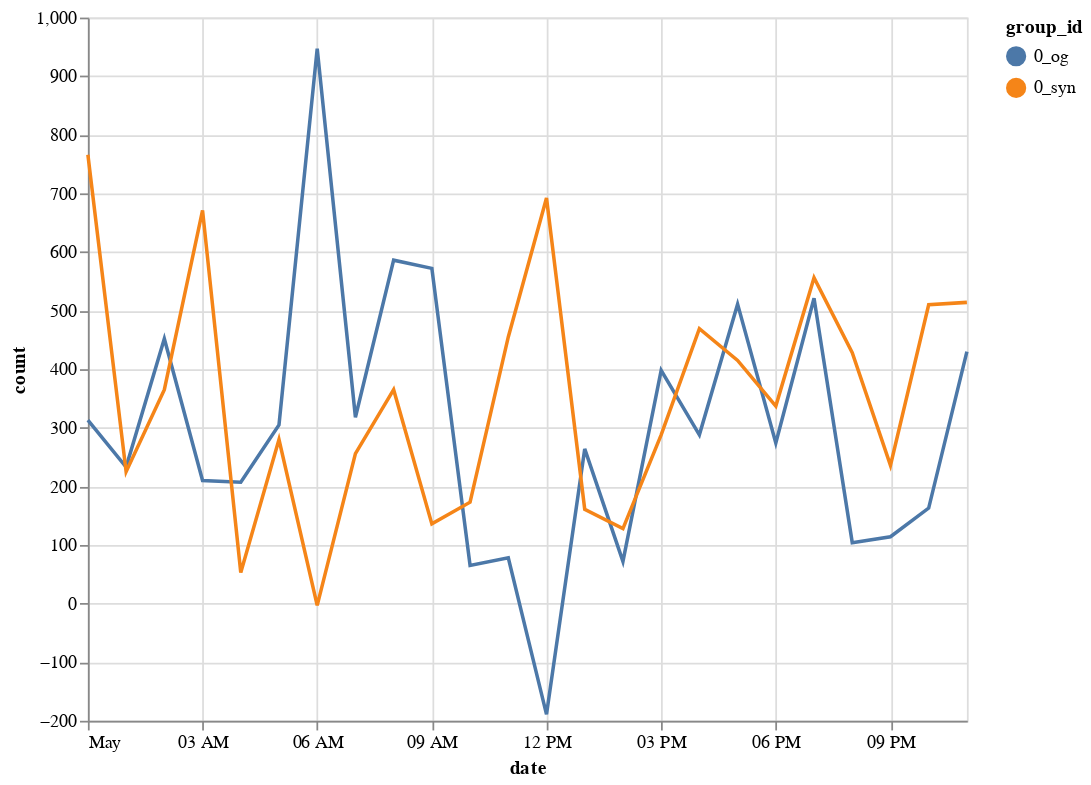

Source (notebook cell):
### Markdown cell above
**Groupwise `OG` vs `Synthetic` time-series**

### Code cell
df_vis = pd.concat([df[df.group_id.isin(["0_og"])], df_synthesized[df_synthesized.group_id.isin(["0_syn"])]], ignore_index=True)
plot_timeseries(df_vis)

### Figure 1 — Vega-Lite specification as saved in the notebook (floating-point values rounded to 4 significant figures)
{"config": {"view": {"continuousWidth": 400, "continuousHeight": 300}}, "layer": [{"mark": "line", "encoding": {"color": {"field": "group_id", "type": "nominal"}, "x": {"field": "date", "type": "temporal"}, "y": {"field": "count", "type": "quantitative"}}}, {"mark": {"type": "rule", "color": "#aaa"}, "encoding": {"x": {"field": "date", "type": "temporal"}}, "transform": [{"filter": {"selection": "selector006"}}]}, {"mark": "circle", "encoding": {"color": {"field": "group_id", "type": "nominal"}, "opacity": {"condition": {"value": 1, "selection": "selector006"}, "value": 0}, "x": {"field": "date", "type": "temporal"}, "y": {"field": "count", "type": "quantitative"}}, "selection": {"selector006": {"type": "single", "encodings": ["x"], "on": "mouseover", "nearest": true, "empty": "none"}}}, {"mark": {"type": "text", "align": "left", "dx": 5, "dy": -5, "stroke": "white", "strokeWidth": 2}, "encoding": {"color": {"field": "group_id", "type": "nominal"}, "text": {"field": "count", "type": "quantitative"}, "x": {"field": "date", "type": "temporal"}, "y": {"field": "count", "type": "quantitative"}}, "transform": [{"filter": {"selection": "selector006"}}]}, {"mark": {"type": "text", "align": "left", "dx": 5, "dy": -5}, "encoding": {"color": {"field": "group_id", "type": "nominal"}, "text": {"field": "count", "type": "quantitative"}, "x": {"field": "date", "type": "temporal"}, "y": {"field": "count", "type": "quantitative"}}, "transform": [{"filter": {"selection": "selector006"}}]}], "data": {"name": "data-1e9228253f0466489d95abc95ab684dc"}, "height": 400, "width": 500, "$schema": "https://vega.github.io/schema/vega-lite/v4.17.0.json", "datasets": {"data-1e9228253f0466489d95abc95ab684dc": [{"websiteName": "okaz.com.sa", "category": "arts&entertainment", "country": "saudi arabia", "state": "ar riyad", "city": "riyadh", "os": "iOS", "device": "mobile", "product": "RotatingCube", "date": "2022-05-01T00:00:00", "count": 313, "group_id": "0_og"}, {"websiteName": "okaz.com.sa", "category": "arts&entertainment", "country": "saudi arabia", "state": "ar riyad", "city": "riyadh", "os": "iOS", "device": "mobile", "product": "RotatingCube", "date": "2022-05-01T01:00:00", "count": 233, "group_id": "0_og"}, {"websiteName": "okaz.com.sa", "category": "arts&entertainment", "country": "saudi arabia", "state": "ar riyad", "city": "riyadh", "os": "iOS", "device": "mobile", "product": "RotatingCube", "date": "2022-05-01T02:00:00", "count": 452, "group_id": "0_og"}, {"websiteName": "okaz.com.sa", "category": "arts&entertainment", "country": "saudi arabia", "state": "ar riyad", "city": "riyadh", "os": "iOS", "device": "mobile", "product": "RotatingCube", "date": "2022-05-01T03:00:00", "count": 210, "group_id": "0_og"}, {"websiteName": "okaz.com.sa", "category": "arts&entertainment", "country": "saudi arabia", "state": "ar riyad", "city": "riyadh", "os": "iOS", "device": "mobile", "product": "RotatingCube", "date": "2022-05-01T04:00:00", "count": 207, "group_id": "0_og"}, {"websiteName": "okaz.com.sa", "category": "arts&entertainment", "country": "saudi arabia", "state": "ar riyad", "city": "riyadh", "os": "iOS", "device": "mobile", "product": "RotatingCube", "date": "2022-05-01T05:00:00", "count": 305, "group_id": "0_og"}, {"websiteName": "okaz.com.sa", "category": "arts&entertainment", "country": "saudi arabia", "state": "ar riyad", "city": "riyadh", "os": "iOS", "device": "mobile", "product": "RotatingCube", "date": "2022-05-01T06:00:00", "count": 947, "group_id": "0_og"}, {"websiteName": "okaz.com.sa", "category": "arts&entertainment", "country": "saudi arabia", "state": "ar riyad", "city": "riyadh", "os": "iOS", "device": "mobile", "product": "RotatingCube", "date": "2022-05-01T07:00:00", "count": 318, "group_id": "0_og"}, {"websiteName": "okaz.com.sa", "category": "arts&entertainment", "country": "saudi arabia", "state": "ar riyad", "city": "riyadh", "os": "iOS", "device": "mobile", "product": "RotatingCube", "date": "2022-05-01T08:00:00", "count": 586, "group_id": "0_og"}, {"websiteName": "okaz.com.sa", "category": "arts&entertainment", "country": "saudi arabia", "state": "ar riyad", "city": "riyadh", "os": "iOS", "device": "mobile", "product": "RotatingCube", "date": "2022-05-01T09:00:00", "count": 572, "group_id": "0_og"}, {"websiteName": "okaz.com.sa", "category": "arts&entertainment", "country": "saudi arabia", "state": "ar riyad", "city": "riyadh", "os": "iOS", "device": "mobile", "product": "RotatingCube", "date": "2022-05-01T10:00:00", "count": 65, "group_id": "0_og"}, {"websiteName": "okaz.com.sa", "category": "arts&entertainment", "country": "saudi arabia", "state": "ar riyad", "city": "riyadh", "os": "iOS", "device": "mobile", "product": "RotatingCube", "date": "2022-05-01T11:00:00", "count": 78, "group_id": "0_og"}, {"websiteName": "okaz.com.sa", "category": "arts&entertainment", "country": "saudi arabia", "state": "ar riyad", "city": "riyadh", "os": "iOS", "device": "mobile", "product": "RotatingCube", "date": "2022-05-01T12:00:00", "count": -189, "group_id": "0_og"}, {"websiteName": "okaz.com.sa", "category": "arts&entertainment", "country": "saudi arabia", "state": "ar riyad", "city": "riyadh", "os": "iOS", "device": "mobile", "product": "RotatingCube", "date": "2022-05-01T13:00:00", "count": 264, "group_id": "0_og"}, {"websiteName": "okaz.com.sa", "category": "arts&entertainment", "country": "saudi arabia", "state": "ar riyad", "city": "riyadh", "os": "iOS", "device": "mobile", "product": "RotatingCube", "date": "2022-05-01T14:00:00", "count": 72, "group_id": "0_og"}, {"websiteName": "okaz.com.sa", "category": "arts&entertainment", "country": "saudi arabia", "state": "ar riyad", "city": "riyadh", "os": "iOS", "device": "mobile", "product": "RotatingCube", "date": "2022-05-01T15:00:00", "count": 398, "group_id": "0_og"}, {"websiteName": "okaz.com.sa", "category": "arts&entertainment", "country": "saudi arabia", "state": "ar riyad", "city": "riyadh", "os": "iOS", "device": "mobile", "product": "RotatingCube", "date": "2022-05-01T16:00:00", "count": 288, "group_id": "0_og"}, {"websiteName": "okaz.com.sa", "category": "arts&entertainment", "country": "saudi arabia", "state": "ar riyad", "city": "riyadh", "os": "iOS", "device": "mobile", "product": "RotatingCube", "date": "2022-05-01T17:00:00", "count": 511, "group_id": "0_og"}, {"websiteName": "okaz.com.sa", "category": "arts&entertainment", "country": "saudi arabia", "state": "ar riyad", "city": "riyadh", "os": "iOS", "device": "mobile", "product": "RotatingCube", "date": "2022-05-01T18:00:00", "count": 274, "group_id": "0_og"}, {"websiteName": "okaz.com.sa", "category": "arts&entertainment", "country": "saudi arabia", "state": "ar riyad", "city": "riyadh", "os": "iOS", "device": "mobile", "product": "RotatingCube", "date": "2022-05-01T19:00:00", "count": 521, "group_id": "0_og"}, {"websiteName": "okaz.com.sa", "category": "arts&entertainment", "country": "saudi arabia", "state": "ar riyad", "city": "riyadh", "os": "iOS", "device": "mobile", "product": "RotatingCube", "date": "2022-05-01T20:00:00", "count": 104, "group_id": "0_og"}, {"websiteName": "okaz.com.sa", "category": "arts&entertainment", "country": "saudi arabia", "state": "ar riyad", "city": "riyadh", "os": "iOS", "device": "mobile", "product": "RotatingCube", "date": "2022-05-01T21:00:00", "count": 114, "group_id": "0_og"}, {"websiteName": "okaz.com.sa", "category": "arts&entertainment", "country": "saudi arabia", "state": "ar riyad", "city": "riyadh", "os": "iOS", "device": "mobile", "product": "RotatingCube", "date": "2022-05-01T22:00:00", "count": 163, "group_id": "0_og"}, {"websiteName": "okaz.com.sa", "category": "arts&entertainment", "country": "saudi arabia", "state": "ar riyad", "city": "riyadh", "os": "iOS", "device": "mobile", "product": "RotatingCube", "date": "2022-05-01T23:00:00", "count": 430, "group_id": "0_og"}, {"websiteName": "okaz.com.sa", "category": "arts&entertainment", "country": "saudi arabia", "state": "ar riyad", "city": "riyadh", "os": "iOS", "device": "mobile", "product": "RotatingCube", "date": "2022-05-01T00:00:00", "count": 766, "group_id": "0_syn"}, {"websiteName": "okaz.com.sa", "category": "arts&entertainment", "country": "saudi arabia", "state": "ar riyad", "city": "riyadh", "os": "iOS", "device": "mobile", "product": "RotatingCube", "date": "2022-05-01T01:00:00", "count": 225, "group_id": "0_syn"}, {"websiteName": "okaz.com.sa", "category": "arts&entertainment", "country": "saudi arabia", "state": "ar riyad", "city": "riyadh", "os": "iOS", "device": "mobile", "product": "RotatingCube", "date": "2022-05-01T02:00:00", "count": 365, "group_id": "0_syn"}, {"websiteName": "okaz.com.sa", "category": "arts&entertainment", "country": "saudi arabia", "state": "ar riyad", "city": "riyadh", "os": "iOS", "device": "mobile", "product": "RotatingCube", "date": "2022-05-01T03:00:00", "count": 671, "group_id": "0_syn"}, {"websiteName": "okaz.com.sa", "category": "arts&entertainment", "country": "saudi arabia", "state": "ar riyad", "city": "riyadh", "os": "iOS", "device": "mobile", "product": "RotatingCube", "date": "2022-05-01T04:00:00", "count": 53, "group_id": "0_syn"}, {"websiteName": "okaz.com.sa", "category": "arts&entertainment", "country": "saudi arabia", "state": "ar riyad", "city": "riyadh", "os": "iOS", "device": "mobile", "product": "RotatingCube", "date": "2022-05-01T05:00:00", "count": 280, "group_id": "0_syn"}, {"websiteName": "okaz.com.sa", "category": "arts&entertainment", "country": "saudi arabia", "state": "ar riyad", "city": "riyadh", "os": "iOS", "device": "mobile", "product": "RotatingCube", "date": "2022-05-01T06:00:00", "count": -3, "group_id": "0_syn"}, {"websiteName": "okaz.com.sa", "category": "arts&entertainment", "country": "saudi arabia", "state": "ar riyad", "city": "riyadh", "os": "iOS", "device": "mobile", "product": "RotatingCube", "date": "2022-05-01T07:00:00", "count": 256, "group_id": "0_syn"}, {"websiteName": "okaz.com.sa", "category": "arts&entertainment", "country": "saudi arabia", "state": "ar riyad", "city": "riyadh", "os": "iOS", "device": "mobile", "product": "RotatingCube", "date": "2022-05-01T08:00:00", "count": 365, "group_id": "0_syn"}, {"websiteName": "okaz.com.sa", "category": "arts&entertainment", "country": "saudi arabia", "state": "ar riyad", "city": "riyadh", "os": "iOS", "device": "mobile", "product": "RotatingCube", "date": "2022-05-01T09:00:00", "count": 136, "group_id": "0_syn"}, {"websiteName": "okaz.com.sa", "category": "arts&entertainment", "country": "saudi arabia", "state": "ar riyad", "city": "riyadh", "os": "iOS", "device": "mobile", "product": "RotatingCube", "date": "2022-05-01T10:00:00", "count": 173, "group_id": "0_syn"}, {"websiteName": "okaz.com.sa", "category": "arts&entertainment", "country": "saudi arabia", "state": "ar riyad", "city": "riyadh", "os": "iOS", "device": "mobile", "product": "RotatingCube", "date": "2022-05-01T11:00:00", "count": 455, "group_id": "0_syn"}, {"websiteName": "okaz.com.sa", "category": "arts&entertainment", "country": "saudi arabia", "state": "ar riyad", "city": "riyadh", "os": "iOS", "device": "mobile", "product": "RotatingCube", "date": "2022-05-01T12:00:00", "count": 692, "group_id": "0_syn"}, {"websiteName": "okaz.com.sa", "category": "arts&entertainment", "country": "saudi arabia", "state": "ar riyad", "city": "riyadh", "os": "iOS", "device": "mobile", "product": "RotatingCube", "date": "2022-05-01T13:00:00", "count": 161, "group_id": "0_syn"}, {"websiteName": "okaz.com.sa", "category": "arts&entertainment", "country": "saudi arabia", "state": "ar riyad", "city": "riyadh", "os": "iOS", "device": "mobile", "product": "RotatingCube", "date": "2022-05-01T14:00:00", "count": 128, "group_id": "0_syn"}, {"websiteName": "okaz.com.sa", "category": "arts&entertainment", "country": "saudi arabia", "state": "ar riyad", "city": "riyadh", "os": "iOS", "device": "mobile", "product": "RotatingCube", "date": "2022-05-01T15:00:00", "count": 288, "group_id": "0_syn"}, {"websiteName": "okaz.com.sa", "category": "arts&entertainment", "country": "saudi arabia", "state": "ar riyad", "city": "riyadh", "os": "iOS", "device": "mobile", "product": "RotatingCube", "date": "2022-05-01T16:00:00", "count": 469, "group_id": "0_syn"}, {"websiteName": "okaz.com.sa", "category": "arts&entertainment", "country": "saudi arabia", "state": "ar riyad", "city": "riyadh", "os": "iOS", "device": "mobile", "product": "RotatingCube", "date": "2022-05-01T17:00:00", "count": 415, "group_id": "0_syn"}, {"websiteName": "okaz.com.sa", "category": "arts&entertainment", "country": "saudi arabia", "state": "ar riyad", "city": "riyadh", "os": "iOS", "device": "mobile", "product": "RotatingCube", "date": "2022-05-01T18:00:00", "count": 337, "group_id": "0_syn"}, {"websiteName": "okaz.com.sa", "category": "arts&entertainment", "country": "saudi arabia", "state": "ar riyad", "city": "riyadh", "os": "iOS", "device": "mobile", "product": "RotatingCube", "date": "2022-05-01T19:00:00", "count": 556, "group_id": "0_syn"}, {"websiteName": "okaz.com.sa", "category": "arts&entertainment", "country": "saudi arabia", "state": "ar riyad", "city": "riyadh", "os": "iOS", "device": "mobile", "product": "RotatingCube", "date": "2022-05-01T20:00:00", "count": 428, "group_id": "0_syn"}, {"websiteName": "okaz.com.sa", "category": "arts&entertainment", "country": "saudi arabia", "state": "ar riyad", "city": "riyadh", "os": "iOS", "device": "mobile", "product": "RotatingCube", "date": "2022-05-01T21:00:00", "count": 236, "group_id": "0_syn"}, {"websiteName": "okaz.com.sa", "category": "arts&entertainment", "country": "saudi arabia", "state": "ar riyad", "city": "riyadh", "os": "iOS", "device": "mobile", "product": "RotatingCube", "date": "2022-05-01T22:00:00", "count": 510, "group_id": "0_syn"}, {"websiteName": "okaz.com.sa", "category": "arts&entertainment", "country": "saudi arabia", "state": "ar riyad", "city": "riyadh", "os": "iOS", "device": "mobile", "product": "RotatingCube", "date": "2022-05-01T23:00:00", "count": 514, "group_id": "0_syn"}]}}
